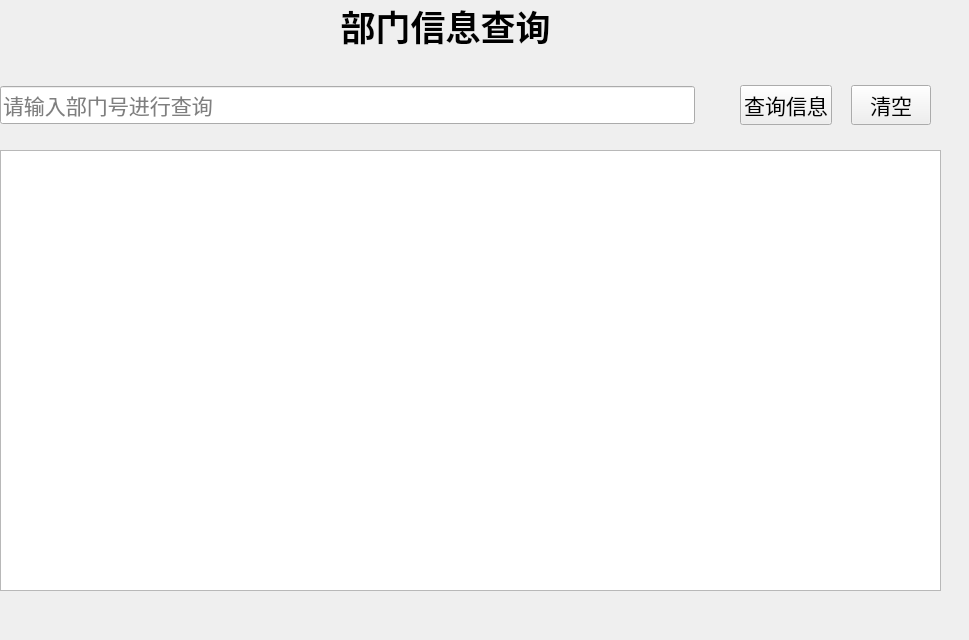
<?xml version="1.0" encoding="UTF-8"?>
<ui version="4.0">
 <class>searchApart</class>
 <widget class="QWidget" name="searchApart">
  <property name="geometry">
   <rect>
    <x>0</x>
    <y>0</y>
    <width>969</width>
    <height>640</height>
   </rect>
  </property>
  <property name="windowTitle">
   <string>Form</string>
  </property>
  <widget class="QWidget" name="horizontalLayoutWidget">
   <property name="geometry">
    <rect>
     <x>0</x>
     <y>80</y>
     <width>931</width>
     <height>51</height>
    </rect>
   </property>
   <layout class="QHBoxLayout" name="horizontalLayout">
    <item>
     <widget class="QLineEdit" name="search_building_edit">
      <property name="font">
       <font>
        <family>AcadEref</family>
        <pointsize>16</pointsize>
       </font>
      </property>
      <property name="placeholderText">
       <string>请输入部门号进行查询</string>
      </property>
     </widget>
    </item>
    <item>
     <widget class="QLabel" name="label_2">
      <property name="text">
       <string/>
      </property>
     </widget>
    </item>
    <item>
     <widget class="QLabel" name="label_3">
      <property name="text">
       <string/>
      </property>
     </widget>
    </item>
    <item>
     <widget class="QLabel" name="label_4">
      <property name="text">
       <string/>
      </property>
     </widget>
    </item>
    <item>
     <widget class="QPushButton" name="refer_pushButton">
      <property name="font">
       <font>
        <family>AcadEref</family>
        <pointsize>16</pointsize>
       </font>
      </property>
      <property name="text">
       <string>查询信息</string>
      </property>
      <property name="iconSize">
       <size>
        <width>16</width>
        <height>16</height>
       </size>
      </property>
      <property name="autoRepeatDelay">
       <number>300</number>
      </property>
     </widget>
    </item>
    <item>
     <widget class="QLabel" name="label_5">
      <property name="text">
       <string/>
      </property>
     </widget>
    </item>
    <item>
     <widget class="QPushButton" name="clear_pushButton">
      <property name="font">
       <font>
        <family>AcadEref</family>
        <pointsize>16</pointsize>
       </font>
      </property>
      <property name="text">
       <string>清空</string>
      </property>
      <property name="iconSize">
       <size>
        <width>16</width>
        <height>16</height>
       </size>
      </property>
      <property name="autoRepeatDelay">
       <number>300</number>
      </property>
     </widget>
    </item>
   </layout>
  </widget>
  <widget class="QTableWidget" name="information_tableWidget">
   <property name="enabled">
    <bool>true</bool>
   </property>
   <property name="geometry">
    <rect>
     <x>0</x>
     <y>150</y>
     <width>941</width>
     <height>441</height>
    </rect>
   </property>
  </widget>
  <widget class="QLabel" name="label">
   <property name="geometry">
    <rect>
     <x>0</x>
     <y>0</y>
     <width>891</width>
     <height>51</height>
    </rect>
   </property>
   <property name="text">
    <string>&lt;html&gt;&lt;head/&gt;&lt;body&gt;&lt;p align=&quot;center&quot;&gt;&lt;span style=&quot; font-size:26pt; font-weight:600;&quot;&gt;部门信息查询&lt;/span&gt;&lt;/p&gt;&lt;/body&gt;&lt;/html&gt;</string>
   </property>
  </widget>
 </widget>
 <resources/>
 <connections/>
</ui>
